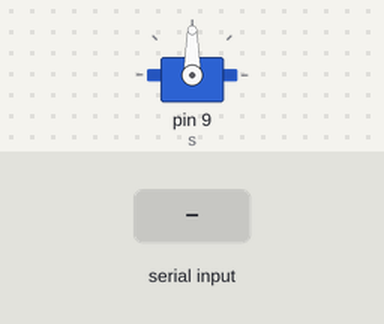
Bench run of a sketch on a simulated Arduino Uno, built with avr-gcc and run on an emulated ATmega328P. Parts: servo. The inputs (shaded band) are chosen by the test bench.

Above: at 1.2 s.
1.3 s: "30,150,10\n" received over Serial
At 2.5 s:
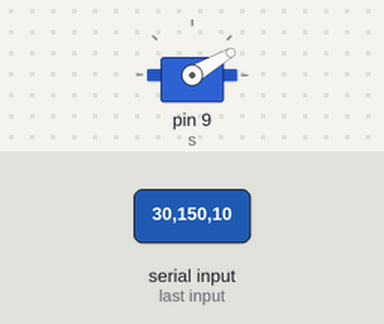
2.8 s: "5\n" received over Serial
At 3.3 s:
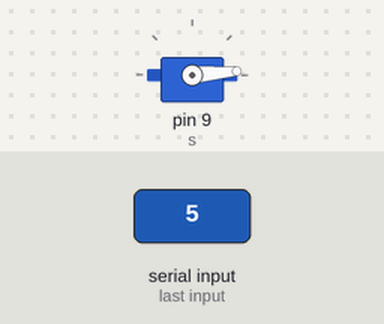
4.3 s: "90,45,200\n" received over Serial
At 4.8 s:
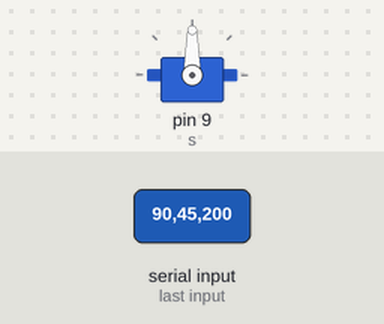
5.8 s: "30,150\n" received over Serial
At 7.0 s:
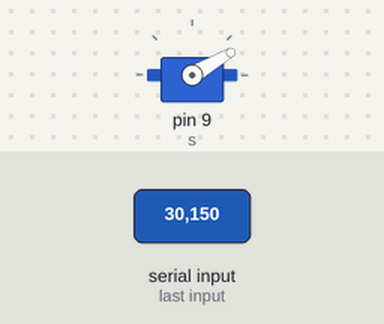
Timing chart, 0 to 8.3 s (numbered marks = the images above; inputs shaded):
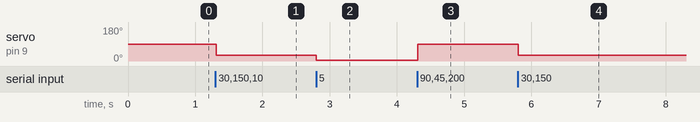

Measured:
- after the input at 1.3 s, servo on pin 9 (s): 90° → 30° at once
- after the input at 2.8 s, servo on pin 9 (s): 30° → 5° at once
- after the input at 4.3 s, servo on pin 9 (s): 5° → 90° at once
- after the input at 5.8 s, servo on pin 9 (s): 90° → 30° at once

The sketch:

serwo_nowe.ino
```cpp
#include <Servo.h>

Servo s;
int pozycja = 0;
int zmiana = 5;
String dane = "";


void setup() {
  s.attach(9);
  Serial.begin(9600);

}

void loop() {
  if(Serial.available() > 0){
    dane = Serial.readStringUntil('\n');
  }
  if(dane.toInt() < 180 && dane.toInt() > 0){
    s.write(dane.toInt());
  }


  /* //obraca sie co 250ms o zmiane
  if(pozycja < 180){
    s.write(pozycja);
  } else{
    pozycja = 0;
  }

  pozycja += zmiana;
  delay(250);
  */
}
```
